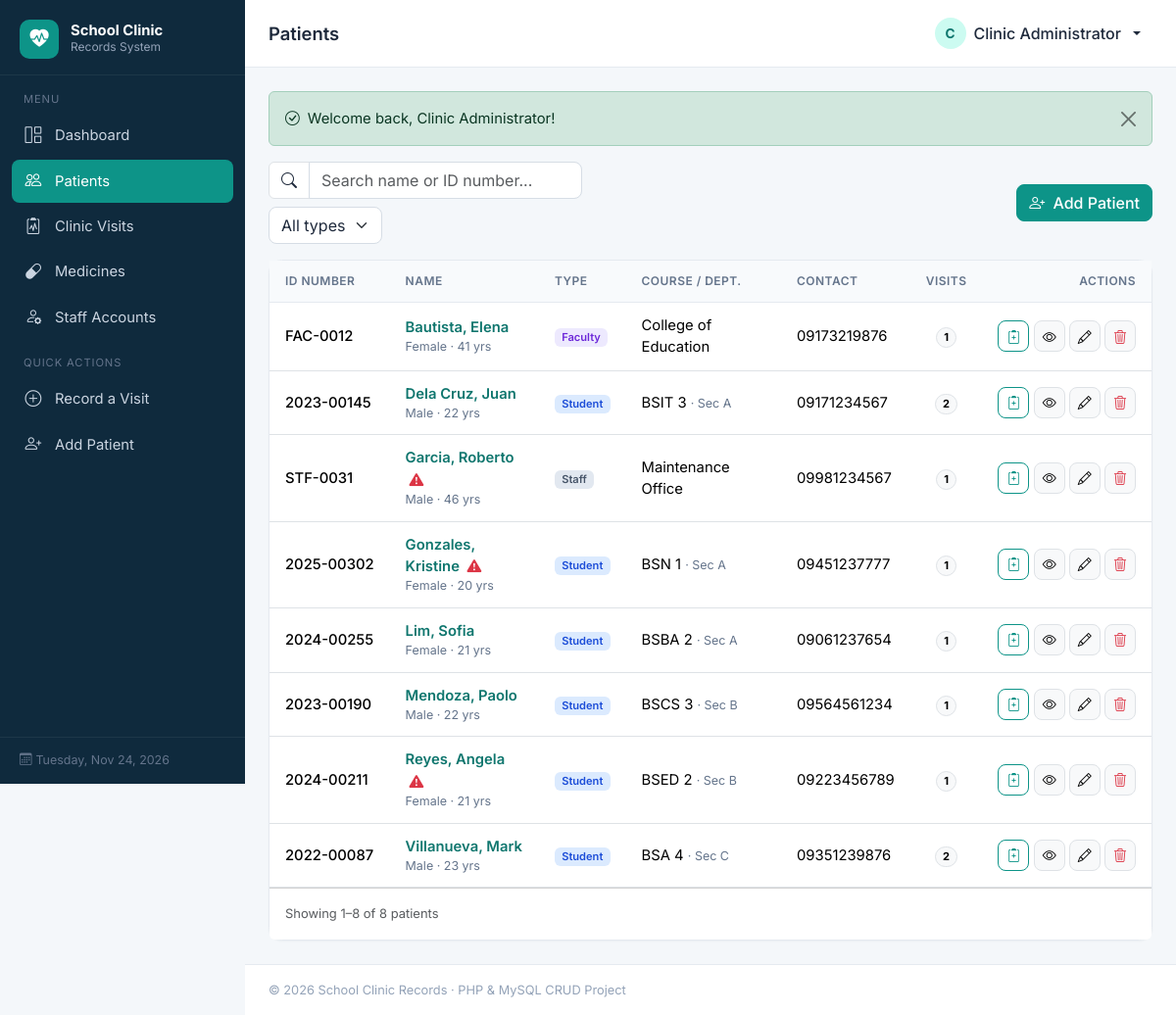
Page /patients/index.php (signed in) on the committed database.
### tables this page shows
CREATE TABLE patients (
    id                 INT UNSIGNED AUTO_INCREMENT PRIMARY KEY,
    id_number          VARCHAR(30)  NOT NULL UNIQUE COMMENT 'Student / employee ID',
    first_name         VARCHAR(60)  NOT NULL,
    last_name          VARCHAR(60)  NOT NULL,
    patient_type       ENUM('Student','Faculty','Staff') NOT NULL DEFAULT 'Student',
    course_grade       VARCHAR(60)  NULL COMMENT 'Course/year or department',
    section            VARCHAR(30)  NULL,
    sex                ENUM('Male','Female') NOT NULL,
    birthdate          DATE         NULL,
    contact_no         VARCHAR(20)  NULL,
    guardian_name      VARCHAR(100) NULL,
    guardian_contact   VARCHAR(20)  NULL,
    blood_type         ENUM('A+','A-','B+','B-','AB+','AB-','O+','O-','Unknown') NOT NULL DEFAULT 'Unknown',
    allergies          TEXT NULL,
    medical_conditions TEXT NULL,
    created_at         TIMESTAMP NOT NULL DEFAULT CURRENT_TIMESTAMP,
    updated_at         TIMESTAMP NOT NULL DEFAULT CURRENT_TIMESTAMP ON UPDATE CURRENT_TIMESTAMP,
    INDEX idx_patient_name (last_name, first_name)
);

### patients/index.php (the view, shortened to what this page needs)
<?php
require_once __DIR__ . '/../includes/header.php';
$search  = trim($_GET['q'] ?? '');
$perPage = 10;
$page    = max(1, (int) ($_GET['page'] ?? 1));
$where  = [];
$params = [];
$types  = '';
$whereSql = $where ? 'WHERE ' . implode(' AND ', $where) : '';
$stmt = $conn->prepare("SELECT COUNT(*) FROM patients p $whereSql");
$stmt->execute();
$total      = (int) $stmt->get_result()->fetch_row()[0];
$totalPages = max(1, (int) ceil($total / $perPage));
$page       = min($page, $totalPages);
$offset     = ($page - 1) * $perPage;
$stmt = $conn->prepare(
    "SELECT p.*, COUNT(v.id) AS visit_count, MAX(v.visit_date) AS last_visit
       FROM patients p
  LEFT JOIN visits v ON v.patient_id = p.id
       $whereSql
   GROUP BY p.id
   ORDER BY p.last_name, p.first_name
      LIMIT ? OFFSET ?"
);
$pageParams = array_merge($params, [$perPage, $offset]);
$stmt->bind_param($types . 'ii', ...$pageParams);
$stmt->execute();
$patients = $stmt->get_result()->fetch_all(MYSQLI_ASSOC);
?>
<div class="page-actions">
    <form class="d-flex flex-wrap gap-2" method="get">
        <div class="input-group" style="max-width: 320px;">
            <span class="input-group-text bg-white"><i class="bi bi-search"></i></span>
            <input type="search" name="q" class="form-control" placeholder="Search name or ID number..."
                   value="<?= e($search) ?>" data-live-search>
        </div>
        <select name="type" class="form-select" style="width: auto;" onchange="this.form.submit()">
            <option value="">All types</option>
        </select>
    </form>
    <a href="<?= url('patients/create.php') ?>" class="btn btn-primary">
        <i class="bi bi-person-plus me-1"></i> Add Patient
    </a>
</div>
<div class="card">
    <div class="table-responsive">
        <table class="table table-hover">
            <thead>
            <tr>
                <th>ID Number</th>
                <th>Name</th>
                <th>Type</th>
                <th class="d-none d-md-table-cell">Course / Dept.</th>
                <th class="d-none d-lg-table-cell">Contact</th>
                <th class="text-center">Visits</th>
                <th class="text-end">Actions</th>
            </tr>
            </thead>
            <tbody>
            <?php foreach ($patients as $p): ?>
                <tr>
                    <td class="fw-medium text-nowrap"><?= e($p['id_number']) ?></td>
                    <td>
                        <a href="<?= url('patients/view.php?id=' . $p['id']) ?>" class="fw-semibold text-decoration-none">
                            <?= e($p['last_name'] . ', ' . $p['first_name']) ?>
                        </a>
                        <?php if ($p['allergies']): ?>
                            <i class="bi bi-exclamation-triangle-fill text-danger ms-1" title="Allergies: <?= e($p['allergies']) ?>"></i>
                        <?php endif; ?>
                        <div class="cell-sub"><?= e($p['sex']) ?> &middot; <?= age($p['birthdate']) ?> yrs</div>
                    </td>
                    <td><?= type_badge($p['patient_type']) ?></td>
                    <td class="d-none d-md-table-cell">
                        <?= e($p['course_grade'] ?: '—') ?>
                        <?php if ($p['section']): ?><span class="cell-sub">· Sec <?= e($p['section']) ?></span><?php endif; ?>
                    </td>
                    <td class="d-none d-lg-table-cell"><?= e($p['contact_no'] ?: '—') ?></td>
                    <td class="text-center">
                        <span class="badge rounded-pill text-bg-light border"><?= (int) $p['visit_count'] ?></span>
                    </td>
                    <td class="text-end text-nowrap">
                        <a href="<?= url('visits/create.php?patient_id=' . $p['id']) ?>" class="btn btn-sm btn-icon btn-outline-primary" title="Record visit">
                            <i class="bi bi-clipboard2-plus"></i></a>
                        <a href="<?= url('patients/view.php?id=' . $p['id']) ?>" class="btn btn-sm btn-icon btn-light border" title="View">
                            <i class="bi bi-eye"></i></a>
                        <a href="<?= url('patients/edit.php?id=' . $p['id']) ?>" class="btn btn-sm btn-icon btn-light border" title="Edit">
                            <i class="bi bi-pencil"></i></a>
                        <button type="button" class="btn btn-sm btn-icon btn-light border text-danger" title="Delete"
                                data-delete-url="<?= url('patients/delete.php') ?>"
                                data-delete-id="<?= $p['id'] ?>"
                                data-delete-name="<?= e($p['first_name'] . ' ' . $p['last_name']) ?>"
                                data-delete-extra="All of this patient's visit records will also be deleted.">
                            <i class="bi bi-trash3"></i></button>
                    </td>
                </tr>
            <?php endforeach; ?>
            </tbody>
        </table>
    </div>
    <div class="card-footer bg-white d-flex flex-wrap justify-content-between align-items-center gap-2 py-3">
        <span class="small text-muted">
            <?= $total ? 'Showing ' . ($offset + 1) . '–' . ($offset + count($patients)) . ' of ' . $total . ' patients' : '0 patients' ?>
        </span>
    </div>
</div>
<?php require_once __DIR__ . '/../includes/footer.php'; ?>

### includes/functions.php (shortened to what this page needs)
<?php
function e($value): string
{
    return htmlspecialchars((string) ($value ?? ''), ENT_QUOTES, 'UTF-8');
}
function url(string $path = ''): string
{
    return BASE_URL . '/' . ltrim($path, '/');
}
function render_flash(): void
{
    $icons = ['success' => 'check-circle', 'danger' => 'exclamation-octagon',
              'warning' => 'exclamation-triangle', 'info' => 'info-circle'];
    foreach ($_SESSION['flash'] as $f) {
        $icon = $icons[$f['type']] ?? 'info-circle';
        echo '<div class="alert alert-' . e($f['type']) . ' alert-dismissible fade show d-flex align-items-center gap-2" role="alert">'
           . '<i class="bi bi-' . $icon . '"></i><div>' . e($f['message']) . '</div>'
           . '<button type="button" class="btn-close" data-bs-dismiss="alert"></button></div>';
    }
}
function age(?string $birthdate): string
{
    return (string) (new DateTime($birthdate))->diff(new DateTime())->y;
}
function type_badge(string $type): string
{
    $map = ['Student' => 'primary', 'Faculty' => 'purple', 'Staff' => 'secondary'];
    return '<span class="badge badge-soft-' . ($map[$type] ?? 'secondary') . '">' . e($type) . '</span>';
}

### assets/css/style.css (style rules this page uses)
:root { --clinic-primary: #0d9488; --clinic-primary-dark: #0f766e; --clinic-primary-soft: #ccfbf1; --clinic-sidebar: #0f2a3d; --clinic-sidebar-hover: #173b54; --clinic-bg: #f4f7fa; --clinic-border: #e5eaf0; --sidebar-width: 250px; --bs-primary: #0d9488; --bs-primary-rgb: 13, 148, 136; --bs-link-color: #0f766e; --bs-link-color-rgb: 15, 118, 110; --bs-link-hover-color: #115e59; --bs-body-font-family: 'Inter', system-ui, -apple-system, 'Segoe UI', Roboto, sans-serif; --bs-body-bg: #ffffff; --bs-body-color: #1e293b; }
body { font-size: .925rem; background-color: var(--clinic-bg); }
.btn-primary { --bs-btn-bg: var(--clinic-primary); --bs-btn-border-color: var(--clinic-primary); --bs-btn-hover-bg: var(--clinic-primary-dark); --bs-btn-hover-border-color: var(--clinic-primary-dark); --bs-btn-active-bg: var(--clinic-primary-dark); --bs-btn-active-border-color: var(--clinic-primary-dark); --bs-btn-disabled-bg: var(--clinic-primary); --bs-btn-disabled-border-color: var(--clinic-primary); }
.btn-outline-primary { --bs-btn-color: var(--clinic-primary); --bs-btn-border-color: var(--clinic-primary); --bs-btn-hover-bg: var(--clinic-primary); --bs-btn-hover-border-color: var(--clinic-primary); --bs-btn-active-bg: var(--clinic-primary-dark); --bs-btn-active-border-color: var(--clinic-primary-dark); }
.btn { border-radius: .5rem; font-weight: 500; }
.btn-icon { width: 32px; height: 32px; padding: 0; display: inline-flex; align-items: center; justify-content: center; }
.form-control, .form-select { border-radius: .5rem; border-color: #d6dde5; }
.card { border: 1px solid var(--clinic-border); border-radius: .85rem; box-shadow: 0 1px 2px rgba(15, 42, 61, .04); }
.badge-soft-primary { background: #dbeafe; color: #1d4ed8; font-weight: 600; }
.badge-soft-purple { background: #ede9fe; color: #6d28d9; font-weight: 600; }
.badge-soft-secondary { background: #e2e8f0; color: #475569; font-weight: 600; }
.table { --bs-table-bg: transparent; margin-bottom: 0; }
.table > thead th { font-size: .75rem; text-transform: uppercase; letter-spacing: .04em; color: #64748b; font-weight: 600; background: #f8fafc; border-bottom: 1px solid var(--clinic-border); white-space: nowrap; }
.table > :not(caption) > * > * { padding: .75rem 1rem; vertical-align: middle; }
.cell-sub { font-size: .78rem; color: #64748b; }
.page-actions { display: flex; flex-wrap: wrap; gap: .5rem; align-items: center; justify-content: space-between; margin-bottom: 1rem; }

### rows in the picture
patients: id_number "FAC-0012", last_name+first_name "Bautista, Elena", sex "Female", birthdate "41", patient_type "Faculty", course_grade "College of Education", contact_no "09173219876", visit_count "1"
patients: id_number "2023-00145", last_name+first_name "Dela Cruz, Juan", sex "Male", birthdate "22", patient_type "Student", course_grade "BSIT 3", section "A", contact_no "09171234567", visit_count "2"
patients: id_number "STF-0031", last_name+first_name "Garcia, Roberto", sex "Male", birthdate "46", patient_type "Staff", course_grade "Maintenance Office", contact_no "09981234567", visit_count "1"
patients: id_number "2025-00302", last_name+first_name "Gonzales, Kristine", sex "Female", birthdate "20", patient_type "Student", course_grade "BSN 1", section "A", contact_no "09451237777", visit_count "1"
patients: id_number "2024-00255", last_name+first_name "Lim, Sofia", sex "Female", birthdate "21", patient_type "Student", course_grade "BSBA 2", section "A", contact_no "09061237654", visit_count "1"
patients: id_number "2023-00190", last_name+first_name "Mendoza, Paolo", sex "Male", birthdate "22", patient_type "Student", course_grade "BSCS 3", section "B", contact_no "09564561234", visit_count "1"
patients: id_number "2024-00211", last_name+first_name "Reyes, Angela", sex "Female", birthdate "21", patient_type "Student", course_grade "BSED 2", section "B", contact_no "09223456789", visit_count "1"
patients: id_number "2022-00087", last_name+first_name "Villanueva, Mark", sex "Male", birthdate "23", patient_type "Student", course_grade "BSA 4", section "C", contact_no "09351239876", visit_count "2"

### other values in the picture
$label "Dashboard"
$label "Patients"
$label "Clinic Visits"
$label "Medicines"
$label "Staff Accounts"
$pageTitle "Patients"
substr($user['full_name'], 0, 1) "C"
$user['full_name'] "Clinic Administrator"
$f['message'] "Welcome back, Clinic Administrator!"
$offset + 1 "1"
$offset + count($patients) "8"
$total "8"
APP_NAME "School Clinic Records"
